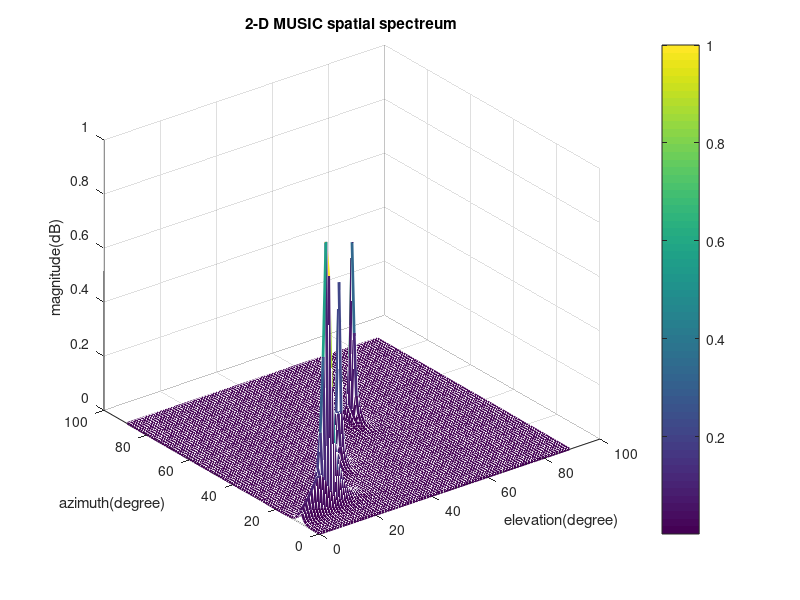

Here is the MATLAB script that generated this plot:
clear; close all;
rad = pi/180;
deg = 180/pi;
n_element = 8;   % X-axis and Y-axis number of elements
snr = 10; % Signal to noise ratio
n_target = 3; % number of targets
doa1 = [10 30 50]; 
doa2 = [10 30 50];
n = 100;
dd = 0.5;
dx = 0:dd:(n_element-1)*dd;
dy = dd:dd:(n_element-1)*dd;
ax = exp(-1i*2*pi*dx.'*(sin(doa1*rad).*cos(doa2*rad)));
ay = exp(-1i*2*pi*dy.'*(sin(doa1*rad).*sin(doa2*rad)));
A = [ax; ay];
S = randn(n_target, n);
X = A*S; % received signal
X1 = awgn(X, snr, 'measured'); % added with Gaussian noise signal
Rxx = X1*X1'/n; % Autocorrelation function
[EV, D] = eig(Rxx);
[EVA, I] = sort(diag(D).');
EV = fliplr(EV(:,I));
Un = EV(:, n_target+1:end); % noise subspace

% 2-D MUSIC
for ang1 = 1:90
    for ang2 = 1:90
        theta(ang1) = ang1 -1;
        phim1 = theta(ang1)*rad;
        f(ang2) = ang2 -1;
        phi = f(ang2)*rad;
        a1 = exp(-1i*2*pi*dx.'*(sin(phim1).*cos(phi)));
        a2 = exp(-1i*2*pi*dy.'*(sin(phim1).*sin(phi)));
        a = [a1; a2];
        P(ang1, ang2) = 1/(a'*Un*Un'*a);
    end
end
   
P=abs(P);
Pmax=max(max(P));
P = P/Pmax;
h = mesh(theta, f, P);
set(h, 'Linewidth',2);
colorbar;
xlabel('elevation(degree)');
ylabel('azimuth(degree)');
zlabel('magnitude(dB)');
title("2-D MUSIC spatial spectreum")
